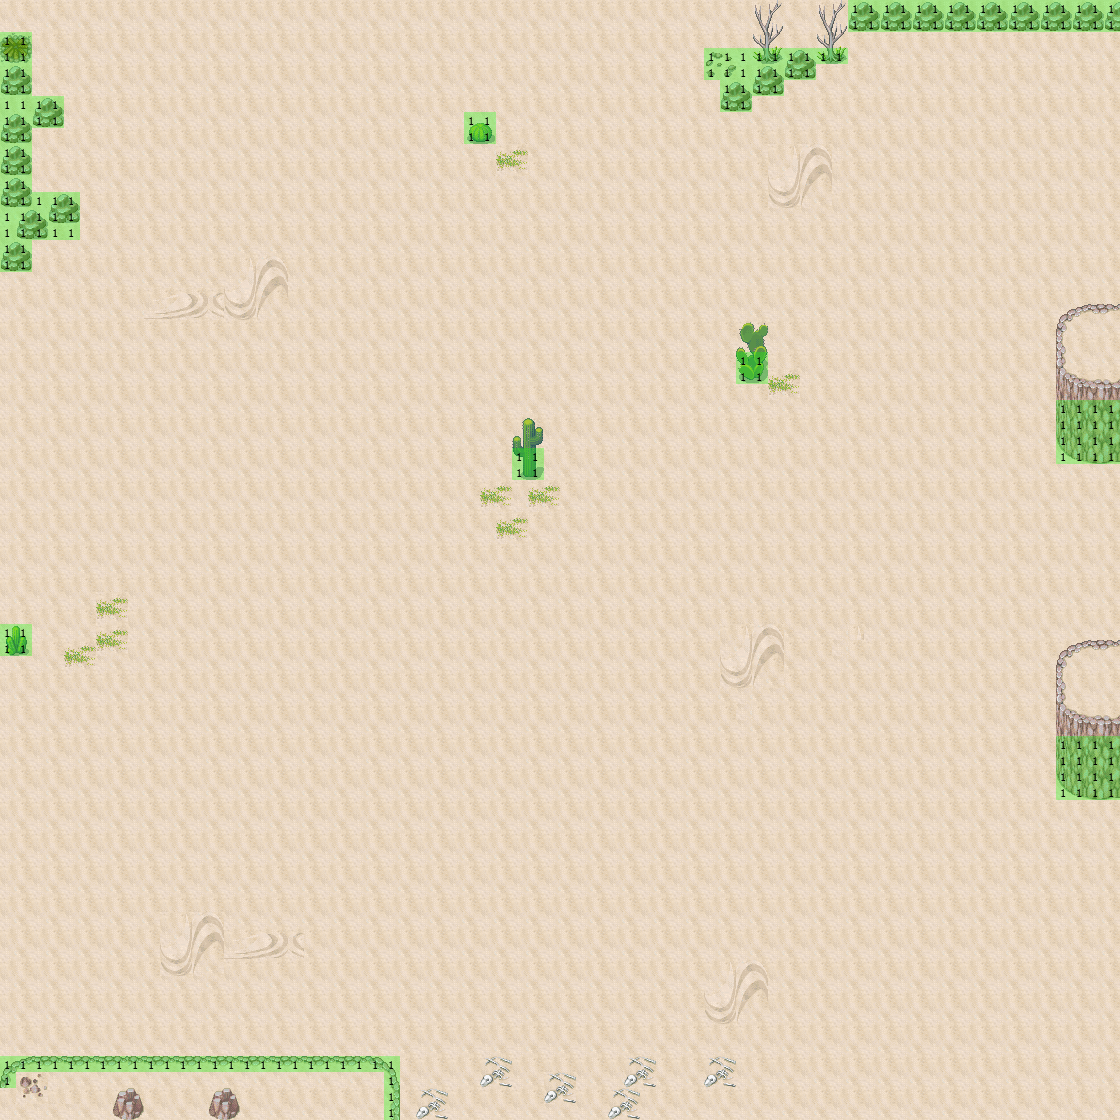

This is a level from a 2D game, rendered from its Tiled map with the project's own tilesets. A one-line summary and the map file follow, with tile-layer data summarised:
An orthogonal 70x70 tile map with 16x16 px tiles, 3 tile layers (background, first, meta), 2 tilesets and 54 objects (19x barrier, 9x entrance, 6x semi-transparent).

<map version="1.0" orientation="orthogonal" width="70" height="70" tilewidth="16" tileheight="16">
 <properties>
  <property name="scene-type" value="field" />
  <property name="sound" value="sounds/desert.mp3" />
  <property name="tmx" value="maps/M202.tmx" />
 </properties>
 <tileset firstgid="1" name="006-Desert01" tilewidth="16" tileheight="16">
  <image source="006-Desert01.png" width="256" height="608" />
 </tileset>
 <tileset firstgid="609" name="barrier-mask4" tilewidth="16" tileheight="16">
  <image source="barrier-mask4.png" width="64" height="64" />
 </tileset>
 <layer name="background" width="70" height="70">
  <data>[4900 cells, 4900 non-empty, 30 distinct tile ids]</data>
 </layer>
 <layer name="first" width="70" height="70">
  <data>[4900 cells, 345 non-empty, 122 distinct tile ids]</data>
 </layer>
 <layer name="meta" width="70" height="70">
  <data>[4900 cells, 176 non-empty, 1 distinct tile ids]</data>
 </layer>
 <objectgroup name="barriers" width="70" height="70">
  <object type="barrier" x="0" y="1056" width="400" height="64" />
  <object type="barrier" x="512" y="448" width="32" height="32" />
  <object type="barrier" x="0" y="624" width="32" height="32" />
  <object type="barrier" x="736" y="352" width="32" height="32" />
  <object type="barrier" x="464" y="112" width="32" height="32" />
  <object type="barrier" x="704" y="48" width="112" height="32" />
  <object type="barrier" x="720" y="80" width="32" height="32" />
  <object type="barrier" x="752" y="80" width="32" height="16" />
  <object type="barrier" x="816" y="48" width="32" height="16" />
  <object type="barrier" x="1056" y="736" width="64" height="64" />
  <object type="barrier" x="1056" y="400" width="64" height="64" />
  <object type="barrier" x="832" y="0" width="288" height="32" />
  <object type="barrier" x="0" y="0" width="32" height="272" />
  <object type="barrier" x="32" y="96" width="32" height="32" />
  <object type="barrier" x="32" y="192" width="48" height="48" />
  <object type="barrier" x="0" y="-16" width="1120" height="16" />
  <object type="barrier" x="0" y="1120" width="1120" height="16" />
  <object type="barrier" x="1120" y="0" width="16" height="1152" />
  <object type="barrier" x="-16" y="-16" width="16" height="1152" />
 </objectgroup>
 <objectgroup name="semi-transparents" width="70" height="70">
  <object type="semi-transparent" x="736" y="320" width="32" height="32" />
  <object type="semi-transparent" x="512" y="416" width="32" height="32" />
  <object type="semi-transparent" x="752" y="0" width="32" height="48" />
  <object type="semi-transparent" x="816" y="0" width="32" height="48" />
  <object type="semi-transparent" x="1056" y="304" width="64" height="96" />
  <object type="semi-transparent" x="1056" y="640" width="64" height="96" />
 </objectgroup>
 <objectgroup name="entrances" width="70" height="70">
  <object name="desert-2-east" type="entrance" x="1120" y="464" width="32" height="176">
   <properties>
    <property name="dest" value="desert-1-west" />
   </properties>
  </object>
  <object name="desert-2-south-1" type="entrance" x="400" y="1120" width="256" height="32">
   <properties>
    <property name="dest" value="desert-3-north-1" />
   </properties>
  </object>
  <object name="desert-2-south-2" type="entrance" x="656" y="1120" width="256" height="32">
   <properties>
    <property name="dest" value="desert-3-north-2" />
   </properties>
  </object>
  <object name="desert-2-south-3" type="entrance" x="912" y="1120" width="208" height="32">
   <properties>
    <property name="dest" value="desert-3-north-3" />
   </properties>
  </object>
  <object name="desert-2-north-1" type="entrance" x="0" y="-32" width="272" height="32">
   <properties>
    <property name="dest" value="desert-4-south-1" />
   </properties>
  </object>
  <object name="desert-2-north-2" type="entrance" x="272" y="-32" width="272" height="32">
   <properties>
    <property name="dest" value="desert-4-south-2" />
   </properties>
  </object>
  <object name="desert-2-north-3" type="entrance" x="544" y="-32" width="288" height="32">
   <properties>
    <property name="dest" value="desert-4-south-3" />
   </properties>
  </object>
  <object name="desert-2-west-2" type="entrance" x="-32" y="272" width="32" height="368" />
  <object name="desert-2-west-1" type="entrance" x="-32" y="656" width="32" height="400">
   <properties>
    <property name="dest" value="" />
   </properties>
  </object>
 </objectgroup>
 <objectgroup name="objects" width="70" height="70">
  <object x="863" y="469">
   <properties>
    <property name="ID" value="E202" />
    <property name="flags" value="F202" />
   </properties>
  </object>
  <object x="920" y="541">
   <properties>
    <property name="ID" value="E204" />
    <property name="flags" value="F202" />
   </properties>
  </object>
  <object x="835" y="541">
   <properties>
    <property name="ID" value="E205" />
    <property name="flags" value="F202" />
   </properties>
  </object>
  <object x="488" y="225">
   <properties>
    <property name="ID" value="E202" />
    <property name="flags" value="F203" />
   </properties>
  </object>
  <object x="564" y="215">
   <properties>
    <property name="ID" value="E206" />
    <property name="flags" value="F203" />
   </properties>
  </object>
  <object x="199" y="605">
   <properties>
    <property name="ID" value="E207" />
    <property name="flags" value="F204" />
   </properties>
  </object>
  <object x="260" y="631">
   <properties>
    <property name="ID" value="E208" />
    <property name="flags" value="F204" />
   </properties>
  </object>
  <object x="495" y="917">
   <properties>
    <property name="ID" value="E209" />
    <property name="flags" value="F205" />
   </properties>
  </object>
  <object x="550" y="867">
   <properties>
    <property name="ID" value="E210" />
    <property name="flags" value="F205" />
   </properties>
  </object>
  <object x="589" y="987">
   <properties>
    <property name="ID" value="E211" />
    <property name="flags" value="F205" />
   </properties>
  </object>
  <object x="505" y="995">
   <properties>
    <property name="ID" value="E212" />
    <property name="flags" value="F205" />
   </properties>
  </object>
  <object x="986" y="507">
   <properties>
    <property name="ID" value="E204" />
    <property name="flags" value="F202" />
   </properties>
  </object>
  <object x="935" y="459">
   <properties>
    <property name="ID" value="E202" />
    <property name="flags" value="F202" />
   </properties>
  </object>
  <object x="433" y="153">
   <properties>
    <property name="ID" value="E202" />
    <property name="flags" value="F203" />
   </properties>
  </object>
  <object x="529" y="144">
   <properties>
    <property name="ID" value="E202" />
    <property name="flags" value="F203" />
   </properties>
  </object>
  <object x="631" y="191">
   <properties>
    <property name="ID" value="E206" />
    <property name="flags" value="F203" />
   </properties>
  </object>
  <object x="417" y="951">
   <properties>
    <property name="ID" value="E209" />
    <property name="flags" value="F205" />
   </properties>
  </object>
  <object x="602" y="913">
   <properties>
    <property name="ID" value="E210" />
    <property name="flags" value="F205" />
   </properties>
  </object>
  <object x="204" y="694">
   <properties>
    <property name="ID" value="E207" />
    <property name="flags" value="F204" />
   </properties>
  </object>
  <object x="351" y="646">
   <properties>
    <property name="ID" value="E208" />
    <property name="flags" value="F204" />
   </properties>
  </object>
 </objectgroup>
</map>
